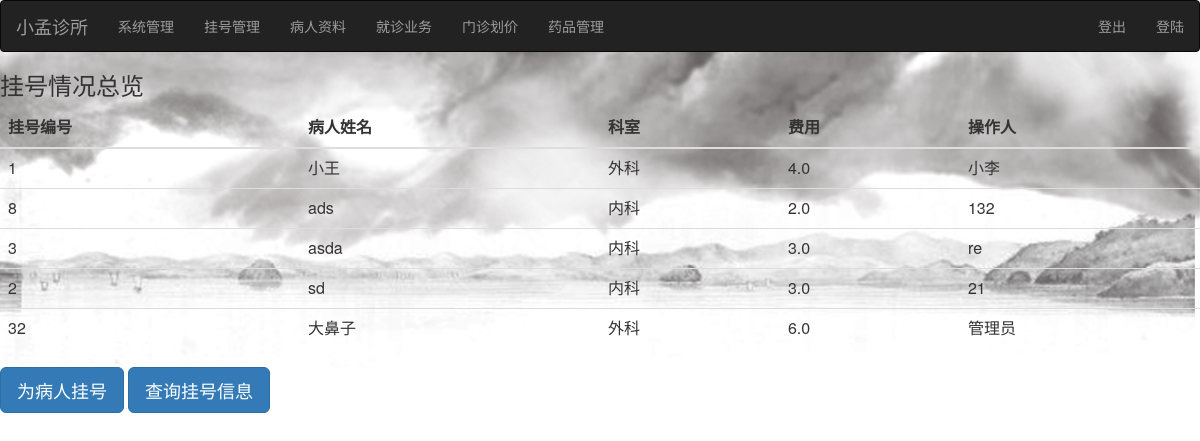
Page /doctor/registration/ (signed in) on the committed database.
### doctor/models.py (models this page shows, shortened)
class Register(models.Model):
    register_num = models.IntegerField()
    name = models.CharField(max_length=100)
    section = models.CharField(max_length=100)
    cost = models.FloatField()
    operator = models.CharField(max_length=100)

### doctor/views.py (the view)
@permission_required(perm='doctor.add_register',
                     login_url=login_url)
def register(request):
    obs = Register.objects.all()[0:5]
    return render(request, 'registration/register.html', {'obs': obs})

### doctor/templates/registration/register.html
{% extends 'polls/index.html' %}
{% block register_form %}
<h3>挂号情况总览</h3>
<table class="table">
    <thead>
      <tr>
        <th>挂号编号</th>
        <th>病人姓名</th>
        <th>科室</th>
          <th>费用</th>
          <th>操作人</th>
      </tr>
    </thead>
    <tbody>
    {% for ob in obs %}
      <tr>
          <td>{{ ob.register_num }} </td>
          <td>{{ ob.name }}</td>
          <td>{{ ob.section }}</td>
          <td>{{ ob.cost }}</td>
          <td>{{ ob.operator}}</td>
      </tr>
    {% endfor %}
    </tbody>
  </table>
<button type="button" class="btn btn-primary btn-lg"  onclick='location.href="http://localhost:8000/doctor/r_index"'>为病人挂号</button>
  <button type="button" class="btn btn-primary btn-lg" onclick='location.href="http://localhost:8000/doctor/r_search"'>查询挂号信息</button>
{% endblock %}

### rows in the picture
Register: register_num "1", name "小王", section "外科", cost "4.0", operator "小李"
Register: register_num "8", name "ads", section "内科", cost "2.0", operator "132"
Register: register_num "3", name "asda", section "内科", cost "3.0", operator "re"
Register: register_num "2", name "sd", section "内科", cost "3.0", operator "21"
Register: register_num "32", name "大鼻子", section "外科", cost "6.0", operator "管理员"
